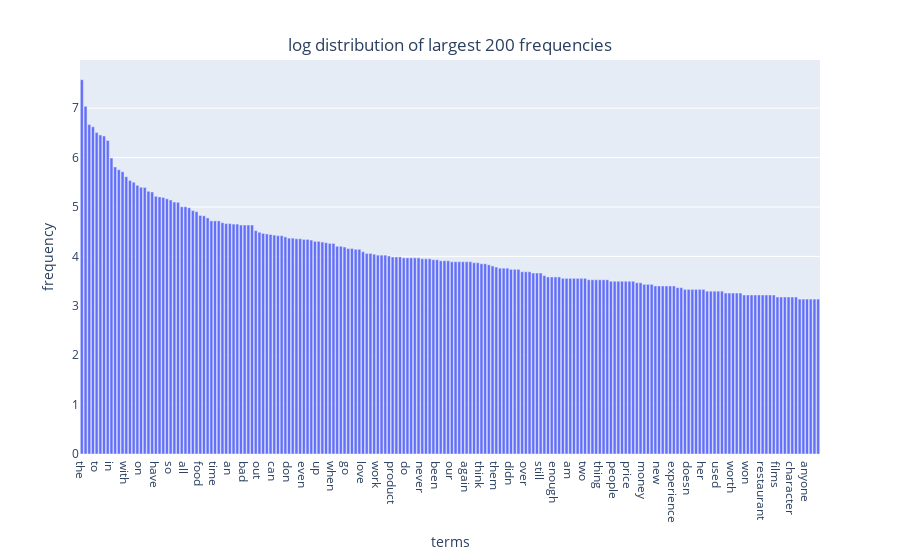

Notebook code for this chart:
### Code cell
#log distribution

import math
term_frequencies_log = [math.log(i) for i in term_frequencies]

x = np.array(count_vect.get_feature_names_out())
y = np.array(term_frequencies_log)

mask = np.argsort(-y)

df_ = {"terms": x[mask[:200]],
      "frequency": y[mask[:200]]}
fig = px.bar(df_, x = 'terms', y = 'frequency')  
fig.update_layout(
    title={
        'text': "log distribution of largest 200 frequencies",
        'y':0.93,
        'x':0.5,
        'xanchor': 'center',
        'yanchor': 'top'})

fig.show()

### Figure 1 — Plotly figure (JSON) as saved in the notebook; plotly's stock layout.template omitted (floating-point values rounded to 4 significant figures; data arrays with more than 128 entries replaced by an {"elided": "..."} marker saying what was removed)
{"data": [{"alignmentgroup": "True", "hovertemplate": "terms=%{x}<br>frequency=%{y}<extra></extra>", "legendgroup": "", "marker": {"color": "#636efa", "pattern": {"shape": ""}}, "name": "", "offsetgroup": "", "orientation": "v", "showlegend": false, "textposition": "auto", "type": "bar", "x": {"elided": "200 str values"}, "xaxis": "x", "y": {"elided": "200 float values"}, "yaxis": "y"}], "layout": {"barmode": "relative", "legend": {"tracegroupgap": 0}, "margin": {"t": 60}, "title": {"text": "log distribution of largest 200 frequencies", "x": 0.5, "xanchor": "center", "y": 0.93, "yanchor": "top"}, "xaxis": {"anchor": "y", "domain": [0, 1], "title": {"text": "terms"}}, "yaxis": {"anchor": "x", "domain": [0, 1], "title": {"text": "frequency"}}}}
